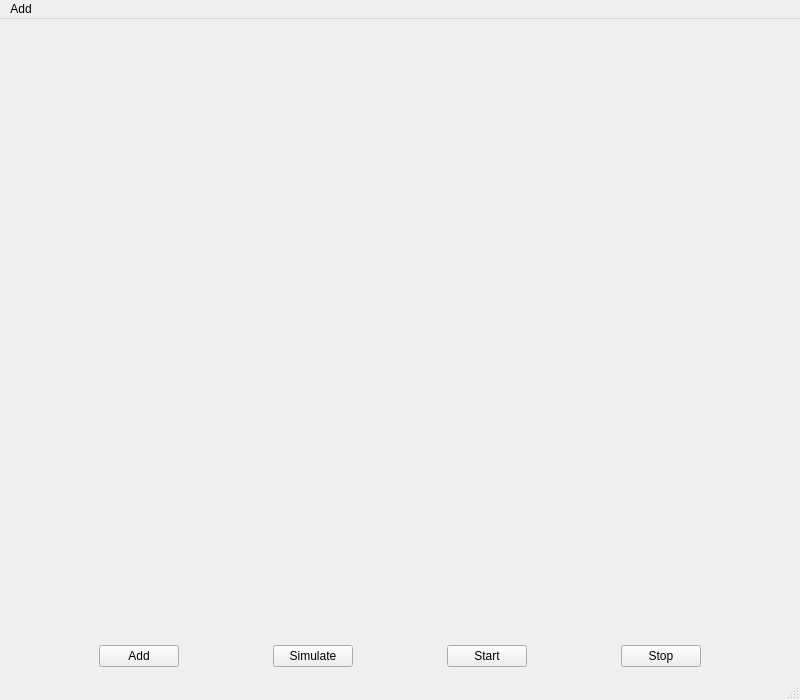
<?xml version="1.0" encoding="UTF-8"?>
<ui version="4.0">
 <class>MainWindow</class>
 <widget class="QMainWindow" name="MainWindow">
  <property name="geometry">
   <rect>
    <x>0</x>
    <y>0</y>
    <width>800</width>
    <height>700</height>
   </rect>
  </property>
  <property name="baseSize">
   <size>
    <width>650</width>
    <height>550</height>
   </size>
  </property>
  <property name="windowTitle">
   <string>MainWindow</string>
  </property>
  <widget class="QWidget" name="centralWidget">
   <layout class="QVBoxLayout" name="verticalLayout" stretch="100,1">
    <item>
     <widget class="QWidget" name="labelWidget" native="true"/>
    </item>
    <item>
     <layout class="QHBoxLayout" name="horizontalLayout">
      <item>
       <spacer name="horizontalSpacer_3">
        <property name="orientation">
         <enum>Qt::Horizontal</enum>
        </property>
        <property name="sizeHint" stdset="0">
         <size>
          <width>40</width>
          <height>20</height>
         </size>
        </property>
       </spacer>
      </item>
      <item>
       <widget class="QPushButton" name="add_btn">
        <property name="text">
         <string>Add</string>
        </property>
       </widget>
      </item>
      <item>
       <spacer name="horizontalSpacer_5">
        <property name="orientation">
         <enum>Qt::Horizontal</enum>
        </property>
        <property name="sizeHint" stdset="0">
         <size>
          <width>40</width>
          <height>20</height>
         </size>
        </property>
       </spacer>
      </item>
      <item>
       <widget class="QPushButton" name="simulate_btn">
        <property name="text">
         <string>Simulate</string>
        </property>
       </widget>
      </item>
      <item>
       <spacer name="horizontalSpacer_2">
        <property name="orientation">
         <enum>Qt::Horizontal</enum>
        </property>
        <property name="sizeHint" stdset="0">
         <size>
          <width>40</width>
          <height>20</height>
         </size>
        </property>
       </spacer>
      </item>
      <item>
       <widget class="QPushButton" name="start_btn">
        <property name="text">
         <string>Start</string>
        </property>
       </widget>
      </item>
      <item>
       <spacer name="horizontalSpacer">
        <property name="orientation">
         <enum>Qt::Horizontal</enum>
        </property>
        <property name="sizeHint" stdset="0">
         <size>
          <width>40</width>
          <height>20</height>
         </size>
        </property>
       </spacer>
      </item>
      <item>
       <widget class="QPushButton" name="stop_btn">
        <property name="text">
         <string>Stop</string>
        </property>
       </widget>
      </item>
      <item>
       <spacer name="horizontalSpacer_4">
        <property name="orientation">
         <enum>Qt::Horizontal</enum>
        </property>
        <property name="sizeHint" stdset="0">
         <size>
          <width>40</width>
          <height>20</height>
         </size>
        </property>
       </spacer>
      </item>
     </layout>
    </item>
   </layout>
  </widget>
  <widget class="QMenuBar" name="menuBar">
   <property name="geometry">
    <rect>
     <x>0</x>
     <y>0</y>
     <width>800</width>
     <height>25</height>
    </rect>
   </property>
   <widget class="QMenu" name="menuAdd">
    <property name="title">
     <string>Add</string>
    </property>
    <addaction name="actionAdd_Face"/>
    <addaction name="actionAdd_Stream"/>
   </widget>
   <addaction name="menuAdd"/>
  </widget>
  <widget class="QStatusBar" name="statusBar"/>
  <action name="actionAdd_Face">
   <property name="text">
    <string>add Face</string>
   </property>
  </action>
  <action name="actionAdd_Stream">
   <property name="text">
    <string>add Stream</string>
   </property>
  </action>
 </widget>
 <layoutdefault spacing="6" margin="11"/>
 <resources/>
 <connections/>
</ui>
